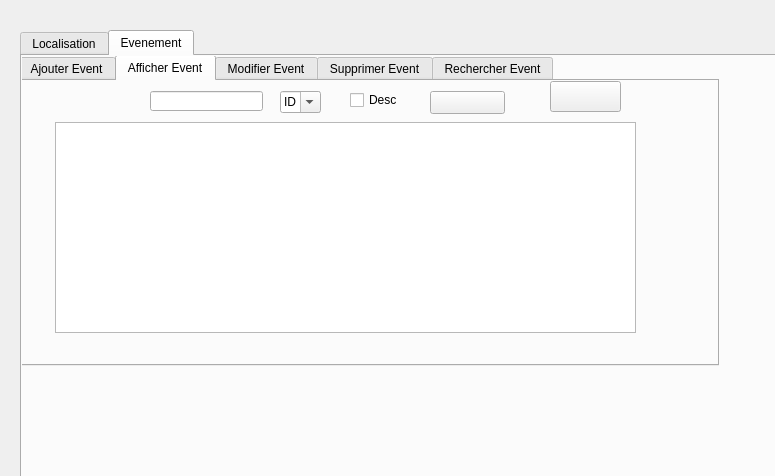
<?xml version="1.0" encoding="UTF-8"?>
<ui version="4.0">
 <class>Dialog</class>
 <widget class="QDialog" name="Dialog">
  <property name="geometry">
   <rect>
    <x>0</x>
    <y>0</y>
    <width>775</width>
    <height>476</height>
   </rect>
  </property>
  <property name="windowTitle">
   <string>Dialog</string>
  </property>
  <widget class="QTabWidget" name="tabWidget">
   <property name="geometry">
    <rect>
     <x>20</x>
     <y>30</y>
     <width>1121</width>
     <height>601</height>
    </rect>
   </property>
   <property name="currentIndex">
    <number>1</number>
   </property>
   <property name="documentMode">
    <bool>false</bool>
   </property>
   <property name="movable">
    <bool>true</bool>
   </property>
   <property name="tabBarAutoHide">
    <bool>true</bool>
   </property>
   <widget class="QWidget" name="tabLocalisation_3">
    <attribute name="title">
     <string>Localisation</string>
    </attribute>
    <widget class="QTabWidget" name="tabWidget_4">
     <property name="geometry">
      <rect>
       <x>0</x>
       <y>0</y>
       <width>681</width>
       <height>311</height>
      </rect>
     </property>
     <property name="currentIndex">
      <number>4</number>
     </property>
     <widget class="QWidget" name="tab_5">
      <attribute name="title">
       <string>Ajouter Localisation</string>
      </attribute>
      <widget class="QLineEdit" name="lineEdit_id_7">
       <property name="geometry">
        <rect>
         <x>210</x>
         <y>30</y>
         <width>113</width>
         <height>20</height>
        </rect>
       </property>
      </widget>
      <widget class="QLineEdit" name="lineEdit_nom_5">
       <property name="geometry">
        <rect>
         <x>210</x>
         <y>90</y>
         <width>113</width>
         <height>20</height>
        </rect>
       </property>
      </widget>
      <widget class="QLineEdit" name="lineEdit_sport_8">
       <property name="geometry">
        <rect>
         <x>210</x>
         <y>150</y>
         <width>113</width>
         <height>20</height>
        </rect>
       </property>
      </widget>
      <widget class="QLineEdit" name="lineEdit_tournois_8">
       <property name="geometry">
        <rect>
         <x>210</x>
         <y>210</y>
         <width>113</width>
         <height>20</height>
        </rect>
       </property>
      </widget>
      <widget class="QLabel" name="label_14">
       <property name="geometry">
        <rect>
         <x>10</x>
         <y>30</y>
         <width>131</width>
         <height>21</height>
        </rect>
       </property>
       <property name="font">
        <font>
         <pointsize>14</pointsize>
        </font>
       </property>
       <property name="lineWidth">
        <number>1</number>
       </property>
       <property name="text">
        <string>Identifiant</string>
       </property>
      </widget>
      <widget class="QLabel" name="label_15">
       <property name="geometry">
        <rect>
         <x>30</x>
         <y>90</y>
         <width>47</width>
         <height>16</height>
        </rect>
       </property>
       <property name="font">
        <font>
         <pointsize>14</pointsize>
        </font>
       </property>
       <property name="text">
        <string>Nom</string>
       </property>
      </widget>
      <widget class="QLabel" name="label_16">
       <property name="geometry">
        <rect>
         <x>10</x>
         <y>150</y>
         <width>131</width>
         <height>21</height>
        </rect>
       </property>
       <property name="font">
        <font>
         <pointsize>14</pointsize>
        </font>
       </property>
       <property name="text">
        <string>Sport concerné</string>
       </property>
      </widget>
      <widget class="QLabel" name="label_19">
       <property name="geometry">
        <rect>
         <x>10</x>
         <y>210</y>
         <width>161</width>
         <height>20</height>
        </rect>
       </property>
       <property name="font">
        <font>
         <pointsize>14</pointsize>
        </font>
       </property>
       <property name="text">
        <string>Tournois concerné</string>
       </property>
      </widget>
      <widget class="QPushButton" name="pb_ajouter_3">
       <property name="geometry">
        <rect>
         <x>540</x>
         <y>200</y>
         <width>71</width>
         <height>51</height>
        </rect>
       </property>
       <property name="styleSheet">
        <string notr="true">border-image: url(:/images/2.png);</string>
       </property>
       <property name="text">
        <string/>
       </property>
      </widget>
     </widget>
     <widget class="QWidget" name="tab_12">
      <attribute name="title">
       <string>Afficher Localisation</string>
      </attribute>
      <widget class="QLineEdit" name="lineEdit_11">
       <property name="geometry">
        <rect>
         <x>170</x>
         <y>10</y>
         <width>113</width>
         <height>20</height>
        </rect>
       </property>
      </widget>
      <widget class="QFontComboBox" name="comboBox_3">
       <property name="geometry">
        <rect>
         <x>300</x>
         <y>10</y>
         <width>41</width>
         <height>22</height>
        </rect>
       </property>
       <property name="currentText">
        <string>ID</string>
       </property>
      </widget>
      <widget class="QPushButton" name="trier_3">
       <property name="geometry">
        <rect>
         <x>460</x>
         <y>10</y>
         <width>75</width>
         <height>23</height>
        </rect>
       </property>
       <property name="styleSheet">
        <string notr="true">border-image: url(:/images/trier.png);</string>
       </property>
       <property name="text">
        <string/>
       </property>
      </widget>
      <widget class="QCheckBox" name="checkBox_3">
       <property name="geometry">
        <rect>
         <x>370</x>
         <y>10</y>
         <width>70</width>
         <height>18</height>
        </rect>
       </property>
       <property name="text">
        <string>Desc</string>
       </property>
      </widget>
      <widget class="QTableView" name="tabLocalisation_4">
       <property name="geometry">
        <rect>
         <x>35</x>
         <y>41</y>
         <width>611</width>
         <height>221</height>
        </rect>
       </property>
      </widget>
      <widget class="QPushButton" name="pushButton_2">
       <property name="geometry">
        <rect>
         <x>574</x>
         <y>2</y>
         <width>71</width>
         <height>31</height>
        </rect>
       </property>
       <property name="styleSheet">
        <string notr="true">border-image: url(:/images/stat.png);</string>
       </property>
       <property name="text">
        <string/>
       </property>
      </widget>
     </widget>
     <widget class="QWidget" name="tab_13">
      <attribute name="title">
       <string>Modifier Localisation</string>
      </attribute>
      <widget class="QLabel" name="label_20">
       <property name="geometry">
        <rect>
         <x>20</x>
         <y>10</y>
         <width>371</width>
         <height>51</height>
        </rect>
       </property>
       <property name="font">
        <font>
         <family>MS Serif</family>
         <pointsize>17</pointsize>
         <weight>75</weight>
         <bold>true</bold>
        </font>
       </property>
       <property name="text">
        <string>Saisissez un identifiant à modifier</string>
       </property>
      </widget>
      <widget class="QLabel" name="label_21">
       <property name="geometry">
        <rect>
         <x>40</x>
         <y>80</y>
         <width>131</width>
         <height>21</height>
        </rect>
       </property>
       <property name="font">
        <font>
         <pointsize>14</pointsize>
        </font>
       </property>
       <property name="lineWidth">
        <number>1</number>
       </property>
       <property name="text">
        <string>Identifiant</string>
       </property>
      </widget>
      <widget class="QLabel" name="label_22">
       <property name="geometry">
        <rect>
         <x>40</x>
         <y>130</y>
         <width>47</width>
         <height>16</height>
        </rect>
       </property>
       <property name="font">
        <font>
         <pointsize>14</pointsize>
        </font>
       </property>
       <property name="text">
        <string>Nom</string>
       </property>
      </widget>
      <widget class="QLabel" name="label_23">
       <property name="geometry">
        <rect>
         <x>40</x>
         <y>180</y>
         <width>131</width>
         <height>21</height>
        </rect>
       </property>
       <property name="font">
        <font>
         <pointsize>14</pointsize>
        </font>
       </property>
       <property name="text">
        <string>Sport concerné</string>
       </property>
      </widget>
      <widget class="QLabel" name="label_28">
       <property name="geometry">
        <rect>
         <x>40</x>
         <y>230</y>
         <width>161</width>
         <height>20</height>
        </rect>
       </property>
       <property name="font">
        <font>
         <pointsize>14</pointsize>
        </font>
       </property>
       <property name="text">
        <string>Tournois concerné</string>
       </property>
      </widget>
      <widget class="QLineEdit" name="lineEdit_id_8">
       <property name="geometry">
        <rect>
         <x>280</x>
         <y>80</y>
         <width>113</width>
         <height>20</height>
        </rect>
       </property>
      </widget>
      <widget class="QLineEdit" name="lineEdit_nom_6">
       <property name="geometry">
        <rect>
         <x>280</x>
         <y>130</y>
         <width>113</width>
         <height>20</height>
        </rect>
       </property>
      </widget>
      <widget class="QLineEdit" name="lineEdit_sport_3">
       <property name="geometry">
        <rect>
         <x>280</x>
         <y>180</y>
         <width>113</width>
         <height>20</height>
        </rect>
       </property>
      </widget>
      <widget class="QLineEdit" name="lineEdit_tournois_3">
       <property name="geometry">
        <rect>
         <x>280</x>
         <y>230</y>
         <width>113</width>
         <height>20</height>
        </rect>
       </property>
      </widget>
      <widget class="QPushButton" name="pb_modifier_3">
       <property name="geometry">
        <rect>
         <x>510</x>
         <y>212</y>
         <width>75</width>
         <height>51</height>
        </rect>
       </property>
       <property name="styleSheet">
        <string notr="true">border-image: url(:/images/edit.png);</string>
       </property>
       <property name="text">
        <string/>
       </property>
      </widget>
     </widget>
     <widget class="QWidget" name="tab_14">
      <attribute name="title">
       <string>Supprimer Localisation</string>
      </attribute>
      <widget class="QLabel" name="label_29">
       <property name="geometry">
        <rect>
         <x>80</x>
         <y>110</y>
         <width>281</width>
         <height>16</height>
        </rect>
       </property>
       <property name="font">
        <font>
         <family>MS Serif</family>
         <pointsize>15</pointsize>
         <weight>75</weight>
         <bold>true</bold>
        </font>
       </property>
       <property name="text">
        <string>Identifiant à supprimer</string>
       </property>
      </widget>
      <widget class="QLineEdit" name="lineEdit_id_9">
       <property name="geometry">
        <rect>
         <x>390</x>
         <y>110</y>
         <width>113</width>
         <height>20</height>
        </rect>
       </property>
      </widget>
      <widget class="QPushButton" name="pb_supprimer_3">
       <property name="geometry">
        <rect>
         <x>270</x>
         <y>182</y>
         <width>75</width>
         <height>41</height>
        </rect>
       </property>
       <property name="styleSheet">
        <string notr="true">border-image: url(:/images/supprimer.png);</string>
       </property>
       <property name="text">
        <string/>
       </property>
      </widget>
     </widget>
     <widget class="QWidget" name="tab_15">
      <attribute name="title">
       <string> Rechercher Localisation</string>
      </attribute>
      <widget class="QLabel" name="label_36">
       <property name="geometry">
        <rect>
         <x>90</x>
         <y>30</y>
         <width>281</width>
         <height>21</height>
        </rect>
       </property>
       <property name="font">
        <font>
         <pointsize>14</pointsize>
        </font>
       </property>
       <property name="text">
        <string>Identifiant</string>
       </property>
      </widget>
      <widget class="QLineEdit" name="search_3">
       <property name="geometry">
        <rect>
         <x>260</x>
         <y>30</y>
         <width>113</width>
         <height>20</height>
        </rect>
       </property>
       <property name="placeholderText">
        <string>Rechercher</string>
       </property>
      </widget>
      <widget class="QPushButton" name="rechercher_3">
       <property name="geometry">
        <rect>
         <x>440</x>
         <y>22</y>
         <width>81</width>
         <height>31</height>
        </rect>
       </property>
       <property name="styleSheet">
        <string notr="true">border-image: url(:/images/search.png);</string>
       </property>
       <property name="text">
        <string/>
       </property>
      </widget>
      <widget class="QTableView" name="tabrechercher_3">
       <property name="geometry">
        <rect>
         <x>25</x>
         <y>90</y>
         <width>611</width>
         <height>192</height>
        </rect>
       </property>
      </widget>
     </widget>
    </widget>
   </widget>
   <widget class="QWidget" name="tabEvenement_3">
    <attribute name="title">
     <string>Evenement</string>
    </attribute>
    <widget class="QTabWidget" name="tabWidget_5">
     <property name="geometry">
      <rect>
       <x>-4</x>
       <y>-1</y>
       <width>701</width>
       <height>311</height>
      </rect>
     </property>
     <property name="currentIndex">
      <number>1</number>
     </property>
     <widget class="QWidget" name="tab_16">
      <attribute name="title">
       <string>Ajouter Event</string>
      </attribute>
      <widget class="QLabel" name="label_30">
       <property name="geometry">
        <rect>
         <x>20</x>
         <y>10</y>
         <width>131</width>
         <height>21</height>
        </rect>
       </property>
       <property name="font">
        <font>
         <pointsize>14</pointsize>
        </font>
       </property>
       <property name="lineWidth">
        <number>1</number>
       </property>
       <property name="text">
        <string>Identifiant</string>
       </property>
      </widget>
      <widget class="QLabel" name="label_31">
       <property name="geometry">
        <rect>
         <x>20</x>
         <y>50</y>
         <width>47</width>
         <height>16</height>
        </rect>
       </property>
       <property name="font">
        <font>
         <pointsize>14</pointsize>
        </font>
       </property>
       <property name="text">
        <string>Nom</string>
       </property>
      </widget>
      <widget class="QLabel" name="label_37">
       <property name="geometry">
        <rect>
         <x>10</x>
         <y>90</y>
         <width>131</width>
         <height>21</height>
        </rect>
       </property>
       <property name="font">
        <font>
         <pointsize>14</pointsize>
        </font>
       </property>
       <property name="text">
        <string>Sport concerné</string>
       </property>
      </widget>
      <widget class="QLabel" name="label_38">
       <property name="geometry">
        <rect>
         <x>10</x>
         <y>140</y>
         <width>161</width>
         <height>20</height>
        </rect>
       </property>
       <property name="font">
        <font>
         <pointsize>14</pointsize>
        </font>
       </property>
       <property name="text">
        <string>Tournois concerné</string>
       </property>
      </widget>
      <widget class="QLabel" name="label_39">
       <property name="geometry">
        <rect>
         <x>10</x>
         <y>190</y>
         <width>47</width>
         <height>14</height>
        </rect>
       </property>
       <property name="font">
        <font>
         <pointsize>14</pointsize>
        </font>
       </property>
       <property name="text">
        <string>Date</string>
       </property>
      </widget>
      <widget class="QLineEdit" name="lineEdit_id_10">
       <property name="geometry">
        <rect>
         <x>200</x>
         <y>10</y>
         <width>113</width>
         <height>20</height>
        </rect>
       </property>
      </widget>
      <widget class="QLineEdit" name="lineEdit_nom_7">
       <property name="geometry">
        <rect>
         <x>200</x>
         <y>50</y>
         <width>113</width>
         <height>20</height>
        </rect>
       </property>
      </widget>
      <widget class="QLineEdit" name="lineEdit_sport_5">
       <property name="geometry">
        <rect>
         <x>200</x>
         <y>90</y>
         <width>113</width>
         <height>20</height>
        </rect>
       </property>
      </widget>
      <widget class="QLineEdit" name="lineEdit_tournois_5">
       <property name="geometry">
        <rect>
         <x>200</x>
         <y>140</y>
         <width>113</width>
         <height>20</height>
        </rect>
       </property>
      </widget>
      <widget class="QPushButton" name="pb_ajouter_4">
       <property name="geometry">
        <rect>
         <x>520</x>
         <y>200</y>
         <width>75</width>
         <height>51</height>
        </rect>
       </property>
       <property name="styleSheet">
        <string notr="true">border-image: url(:/images/2.png);</string>
       </property>
       <property name="text">
        <string/>
       </property>
      </widget>
      <widget class="QDateTimeEdit" name="dateTimeEdit_3">
       <property name="geometry">
        <rect>
         <x>190</x>
         <y>190</y>
         <width>194</width>
         <height>22</height>
        </rect>
       </property>
      </widget>
     </widget>
     <widget class="QWidget" name="tab_17">
      <attribute name="title">
       <string>Afficher Event</string>
      </attribute>
      <widget class="QTableView" name="tabEvenement_4">
       <property name="geometry">
        <rect>
         <x>35</x>
         <y>41</y>
         <width>581</width>
         <height>211</height>
        </rect>
       </property>
       <property name="font">
        <font>
         <pointsize>14</pointsize>
        </font>
       </property>
       <attribute name="horizontalHeaderMinimumSectionSize">
        <number>32</number>
       </attribute>
       <attribute name="verticalHeaderMinimumSectionSize">
        <number>24</number>
       </attribute>
      </widget>
      <widget class="QPushButton" name="trier_4">
       <property name="geometry">
        <rect>
         <x>410</x>
         <y>10</y>
         <width>75</width>
         <height>23</height>
        </rect>
       </property>
       <property name="styleSheet">
        <string notr="true">border-image: url(:/images/trier.png);</string>
       </property>
       <property name="text">
        <string/>
       </property>
      </widget>
      <widget class="QCheckBox" name="checkBox_4">
       <property name="geometry">
        <rect>
         <x>330</x>
         <y>10</y>
         <width>70</width>
         <height>18</height>
        </rect>
       </property>
       <property name="text">
        <string>Desc</string>
       </property>
      </widget>
      <widget class="QFontComboBox" name="comboBox_4">
       <property name="geometry">
        <rect>
         <x>260</x>
         <y>10</y>
         <width>41</width>
         <height>22</height>
        </rect>
       </property>
       <property name="currentText">
        <string>ID</string>
       </property>
      </widget>
      <widget class="QLineEdit" name="lineEdit_8">
       <property name="geometry">
        <rect>
         <x>130</x>
         <y>10</y>
         <width>113</width>
         <height>20</height>
        </rect>
       </property>
      </widget>
      <widget class="QPushButton" name="pushButton_3">
       <property name="geometry">
        <rect>
         <x>530</x>
         <y>0</y>
         <width>71</width>
         <height>31</height>
        </rect>
       </property>
       <property name="styleSheet">
        <string notr="true">border-image: url(:/images/stat.png);</string>
       </property>
       <property name="text">
        <string/>
       </property>
      </widget>
     </widget>
     <widget class="QWidget" name="tab_18">
      <attribute name="title">
       <string>Modifier Event</string>
      </attribute>
      <widget class="QLabel" name="label_40">
       <property name="geometry">
        <rect>
         <x>20</x>
         <y>70</y>
         <width>131</width>
         <height>21</height>
        </rect>
       </property>
       <property name="font">
        <font>
         <pointsize>14</pointsize>
        </font>
       </property>
       <property name="lineWidth">
        <number>1</number>
       </property>
       <property name="text">
        <string>Identifiant</string>
       </property>
      </widget>
      <widget class="QLabel" name="label_41">
       <property name="geometry">
        <rect>
         <x>20</x>
         <y>110</y>
         <width>47</width>
         <height>16</height>
        </rect>
       </property>
       <property name="font">
        <font>
         <pointsize>14</pointsize>
        </font>
       </property>
       <property name="text">
        <string>Nom</string>
       </property>
      </widget>
      <widget class="QLabel" name="label_42">
       <property name="geometry">
        <rect>
         <x>20</x>
         <y>150</y>
         <width>131</width>
         <height>21</height>
        </rect>
       </property>
       <property name="font">
        <font>
         <pointsize>14</pointsize>
        </font>
       </property>
       <property name="text">
        <string>Sport concerné</string>
       </property>
      </widget>
      <widget class="QLabel" name="label_43">
       <property name="geometry">
        <rect>
         <x>20</x>
         <y>190</y>
         <width>161</width>
         <height>20</height>
        </rect>
       </property>
       <property name="font">
        <font>
         <pointsize>14</pointsize>
        </font>
       </property>
       <property name="text">
        <string>Tournois concerné</string>
       </property>
      </widget>
      <widget class="QLabel" name="label_44">
       <property name="geometry">
        <rect>
         <x>20</x>
         <y>230</y>
         <width>47</width>
         <height>14</height>
        </rect>
       </property>
       <property name="font">
        <font>
         <pointsize>14</pointsize>
        </font>
       </property>
       <property name="text">
        <string>Date</string>
       </property>
      </widget>
      <widget class="QLineEdit" name="lineEdit_tournois_6">
       <property name="geometry">
        <rect>
         <x>240</x>
         <y>190</y>
         <width>113</width>
         <height>20</height>
        </rect>
       </property>
      </widget>
      <widget class="QLineEdit" name="lineEdit_sport_6">
       <property name="geometry">
        <rect>
         <x>240</x>
         <y>150</y>
         <width>113</width>
         <height>20</height>
        </rect>
       </property>
      </widget>
      <widget class="QLineEdit" name="lineEdit_nom_8">
       <property name="geometry">
        <rect>
         <x>240</x>
         <y>110</y>
         <width>113</width>
         <height>20</height>
        </rect>
       </property>
      </widget>
      <widget class="QLineEdit" name="lineEdit_id_11">
       <property name="geometry">
        <rect>
         <x>240</x>
         <y>70</y>
         <width>113</width>
         <height>20</height>
        </rect>
       </property>
      </widget>
      <widget class="QPushButton" name="pb_modifier_4">
       <property name="geometry">
        <rect>
         <x>560</x>
         <y>210</y>
         <width>75</width>
         <height>51</height>
        </rect>
       </property>
       <property name="styleSheet">
        <string notr="true">border-image: url(:/images/edit.png);</string>
       </property>
       <property name="text">
        <string/>
       </property>
      </widget>
      <widget class="QDateTimeEdit" name="dateTimeEdit_4">
       <property name="geometry">
        <rect>
         <x>240</x>
         <y>230</y>
         <width>194</width>
         <height>22</height>
        </rect>
       </property>
      </widget>
     </widget>
     <widget class="QWidget" name="tab_19">
      <attribute name="title">
       <string>Supprimer Event</string>
      </attribute>
      <widget class="QLabel" name="label_45">
       <property name="geometry">
        <rect>
         <x>70</x>
         <y>120</y>
         <width>281</width>
         <height>31</height>
        </rect>
       </property>
       <property name="font">
        <font>
         <family>MS Serif</family>
         <pointsize>15</pointsize>
         <weight>75</weight>
         <bold>true</bold>
        </font>
       </property>
       <property name="text">
        <string>Identifiant à supprimer</string>
       </property>
      </widget>
      <widget class="QPushButton" name="pb_supprimer_4">
       <property name="geometry">
        <rect>
         <x>250</x>
         <y>212</y>
         <width>75</width>
         <height>41</height>
        </rect>
       </property>
       <property name="styleSheet">
        <string notr="true">border-image: url(:/images/supprimer.png);</string>
       </property>
       <property name="text">
        <string/>
       </property>
      </widget>
      <widget class="QLineEdit" name="lineEdit_id_12">
       <property name="geometry">
        <rect>
         <x>360</x>
         <y>130</y>
         <width>113</width>
         <height>20</height>
        </rect>
       </property>
      </widget>
     </widget>
     <widget class="QWidget" name="tab_20">
      <attribute name="title">
       <string>Rechercher Event</string>
      </attribute>
      <widget class="QLabel" name="label_46">
       <property name="geometry">
        <rect>
         <x>40</x>
         <y>30</y>
         <width>281</width>
         <height>21</height>
        </rect>
       </property>
       <property name="font">
        <font>
         <pointsize>14</pointsize>
        </font>
       </property>
       <property name="text">
        <string>Identifiant</string>
       </property>
      </widget>
      <widget class="QLineEdit" name="search_4">
       <property name="geometry">
        <rect>
         <x>330</x>
         <y>30</y>
         <width>113</width>
         <height>20</height>
        </rect>
       </property>
       <property name="placeholderText">
        <string>Rechercher</string>
       </property>
      </widget>
      <widget class="QPushButton" name="rechercher_4">
       <property name="geometry">
        <rect>
         <x>574</x>
         <y>22</y>
         <width>81</width>
         <height>31</height>
        </rect>
       </property>
       <property name="styleSheet">
        <string notr="true">border-image: url(:/images/search.png);</string>
       </property>
       <property name="text">
        <string/>
       </property>
      </widget>
      <widget class="QTableView" name="tabrechercher_4">
       <property name="geometry">
        <rect>
         <x>45</x>
         <y>70</y>
         <width>601</width>
         <height>192</height>
        </rect>
       </property>
      </widget>
     </widget>
    </widget>
   </widget>
  </widget>
 </widget>
 <resources/>
 <connections/>
</ui>
